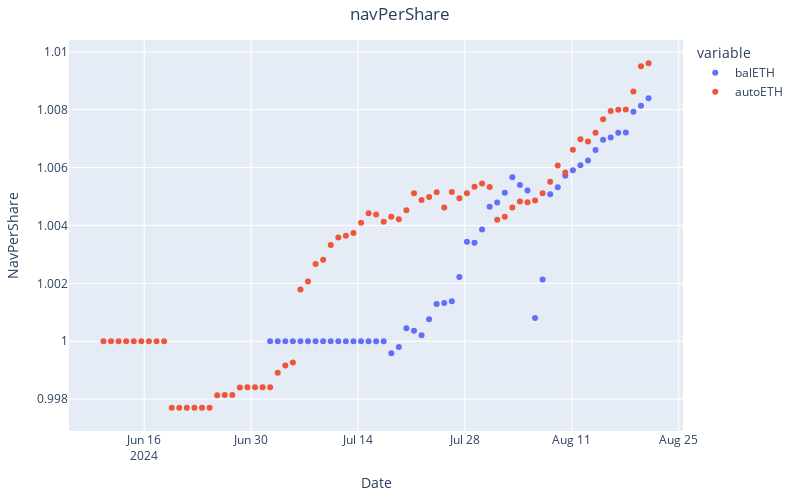

The notebook cell this image was saved under:
### Code cell
from v2_rebalance_dashboard.fetch_nav_per_share import fetch_daily_nav_per_share_to_plot

fig = fetch_daily_nav_per_share_to_plot()
fig.show()
